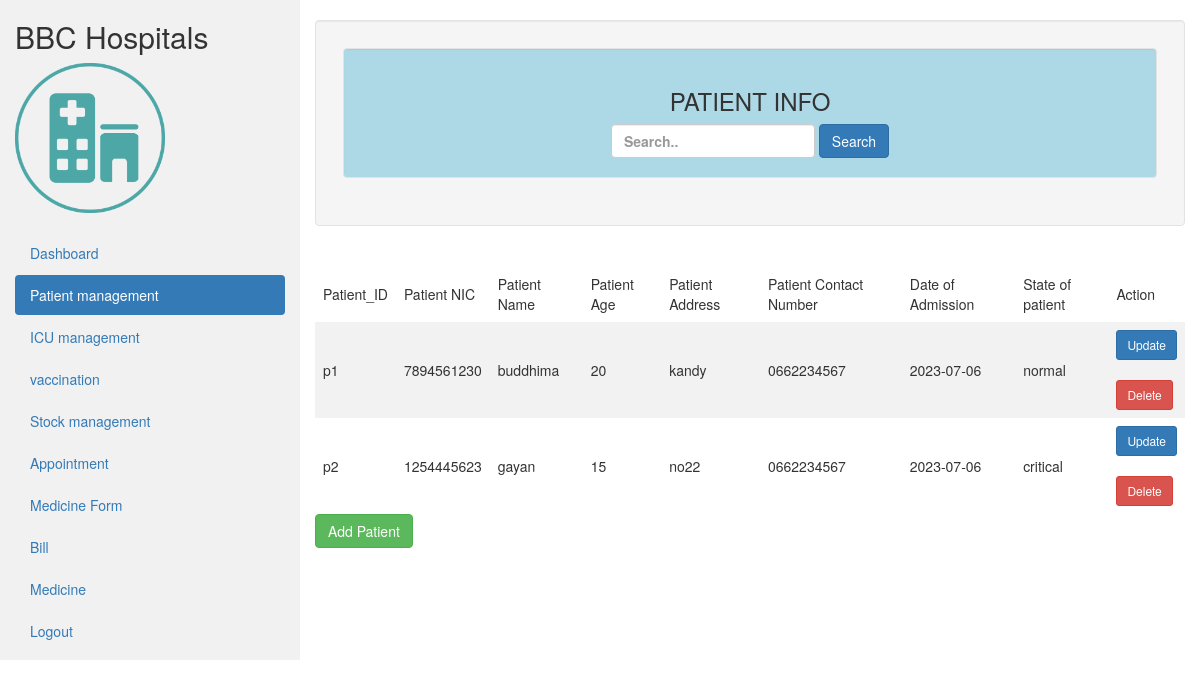
Page /Admin/Patient/patient.php on the committed database.
### tables this page shows
CREATE TABLE `patients` (
  `patient_id` varchar(20) NOT NULL,
  `nic` varchar(20) NOT NULL,
  `patient_name` varchar(20) NOT NULL,
  `patient_age` int(20) NOT NULL,
  `patient_address` varchar(20) NOT NULL,
  `patient_contact` varchar(20) NOT NULL,
  `patient_admission` varchar(20) NOT NULL,
  `patient_state` varchar(20) NOT NULL
);

### Admin/Patient/patient.php (the view, shortened to what this page needs)
<!DOCTYPE html>
<html lang="en">
<head>
  <link rel="stylesheet" href="https://maxcdn.bootstrapcdn.com/bootstrap/3.4.1/css/bootstrap.min.css">
  <link res="stylesheet" href="../../AdminDashboard/adminDash.css">
</head>
<body>
<div class="container-fluid">
  <div class="row content">
    <div class="col-sm-3 sidenav hidden-xs">
        <h2>BBC Hospitals</h2>
        <img  style="width:150px; height:150px ;"  src="../../Images\logo3.png">
        <ul class="nav nav-pills nav-stacked">
          <br><li ><a href="../../Admin\adminDash.php">Dashboard</a></li>
          <li  class="active"><a href="">Patient management</a></li>
          <li><a href="../../Admin\ICU\icu.php">ICU management</a></li>
          <li ><a href="../../Admin\Vaccination\testing.php"> vaccination</a></li>
          <li ><a href="../../Admin\Stock\stock.php">Stock management</a></li>
          <li><a href="../../Admin\Appointment\Appoint.php">Appointment</a></li>
          <li ><a href="../../Admin\bill\form.php">Medicine Form</a></li>
          <li><a href="../../Admin\bill\bill.php">Bill</a></li>
          <li><a href="../../Admin\Medicine/Medicine.php">Medicine</a></li>
          <li><a href="../../login/login.html" id="logout">Logout</a></li>
        </ul><br>
    </div>
    <br>
  <div>
  <div class="col-sm-9" >
    <div class="well">
        <table>
          <tr>
            <td>
                <div class="well" id="dashco">
                  <h3 class="empal">PATIENT INFO</h3>
                  <div>
                    <form class="form-inline" method="POST" action=""><input type="text"  name="search" class="form-control" placeholder="Search..">
                    <button type="submit" name="save" class="btn btn-primary">Search</button></form>
                  </div>
                </div>
                <?php
                            @include'../../config.php';
              ?>
        </table>
    </div>
    <br>
    <?php
      $result = mysqli_query($conn,"SELECT * FROM patients");
    ?>
    <?php
    if (mysqli_num_rows($result) > 0) {
    ?>
    <table>
      <tr>
          <td>Patient_ID</td>
        <td>Patient NIC</td>
        <td>Patient Name</td>
        <td>Patient Age</td>
        <td>Patient Address</td>
        <td>Patient Contact Number</td>
        <td>Date of Admission</td>
        <td>State of patient</td>
        <td>Action</td>
      </tr>
      <?php
      while($row = mysqli_fetch_array($result)) {
      ?>
      <tr>
          <td><?php echo $row["patient_id"]; ?></td>
          <td><?php echo $row["nic"]; ?></td>
          <td><?php echo $row["patient_name"]; ?></td>
          <td><?php echo $row["patient_age"]; ?></td>
        <td><?php echo $row["patient_address"]; ?></td>
        <td><?php echo $row["patient_contact"]; ?></td>
        <td><?php echo $row["patient_admission"]; ?></td>
        <td><?php echo $row["patient_state"]; ?></td>
        <td><a href="PHP/updatePatient.php?patient_id=<?php echo $row["patient_id"]; ?>" class="btn btn-primary  btn-sm">Update</a>
        <br><br><a href="PHP/deletePatient.php?patient_id=<?php echo $row["patient_id"]; ?>" class="btn btn-danger btn-sm" id="delete">Delete</a></td>
     </tr>
      <?php
      }
      ?>
    </table>
    <?php
      }
      else
      {
          echo "No result found";
      }
    ?>
    <button class="btn btn-success">  <a style="text-decoration:none; color:white;" href="addPatient.php"> Add Patient</a>
  </div>
</div>
</body>
</html>

### Admin/Patient/patient.php (style rules this page uses)
.row.content { height: 550px }
.sidenav { background-color: #f1f1f1; height: 120%; }
table { border-collapse: collapse; width: 100%; }
th, td { text-align: left; padding: 8px; }
tr:nth-child(even) { background-color: #f2f2f2 }
#dashco { background-color: #ADD8E6; text-align: center; font-weight:bold; }

### rows in the picture
patients: patient_id "p1", nic "7894561230", patient_name "buddhima", patient_age "20", patient_address "kandy", patient_contact "0662234567", patient_admission "2023-07-06", patient_state "normal"
patients: patient_id "p2", nic "1254445623", patient_name "gayan", patient_age "15", patient_address "no22", patient_contact "0662234567", patient_admission "2023-07-06", patient_state "critical"
